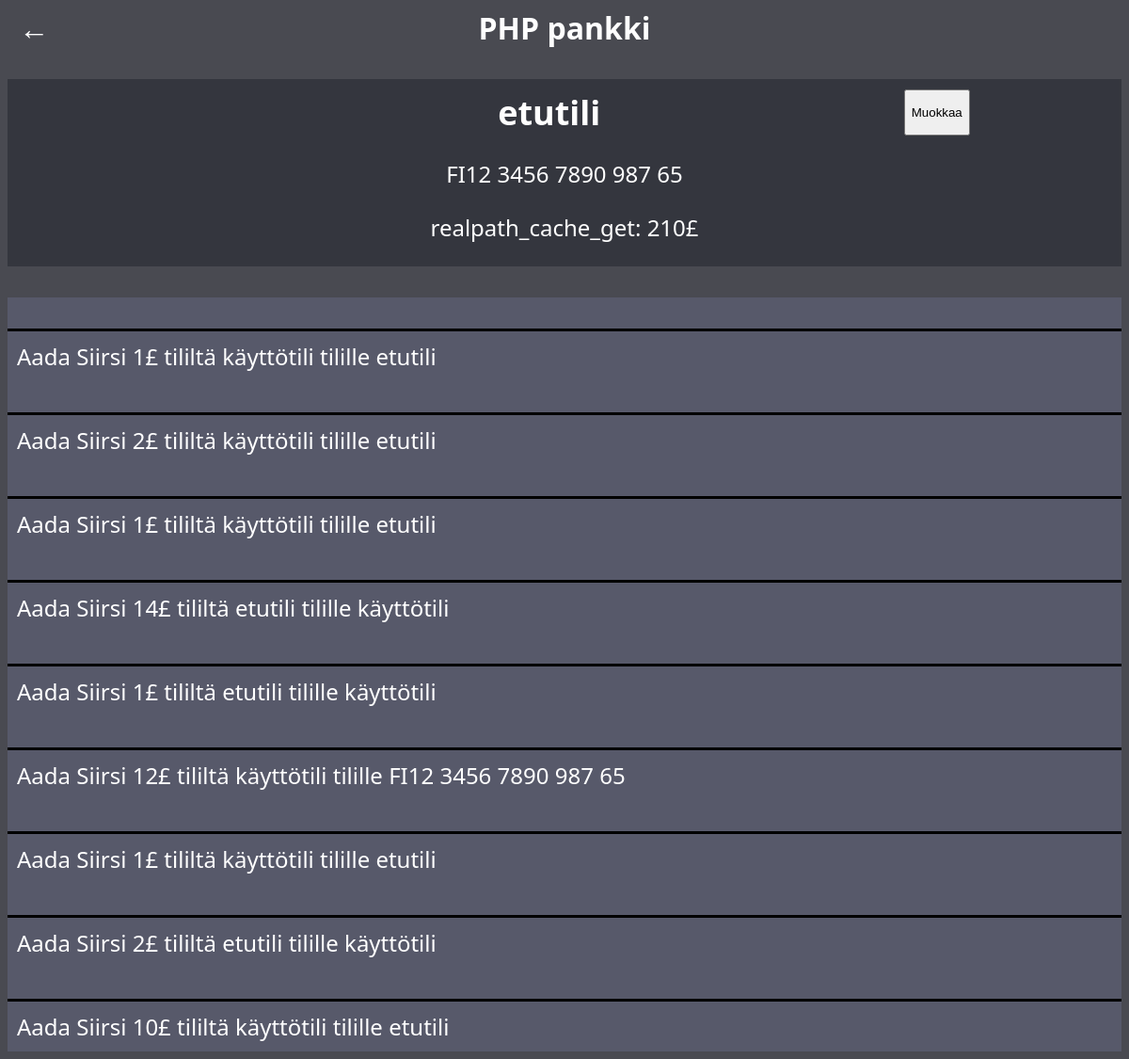
The app's page /sivut/näytä_tili.php?tili_id=2 (signed in) with its own data.
### tables this page shows
CREATE TABLE `tilit` (
  `tili_id` int(11) NOT NULL,
  `tilinimi` varchar(255) NOT NULL,
  `IBAN` varchar(30) NOT NULL,
  `kayttaja_id` int(11) NOT NULL,
  `amount` float NOT NULL
);

CREATE TABLE `tapahtumat` (
  `id` int(11) NOT NULL,
  `amount` int(11) NOT NULL,
  `sender_account_id` int(20) NOT NULL,
  `reciver_account_id` int(20) NOT NULL,
  `information` varchar(255) DEFAULT NULL,
  `date` datetime DEFAULT NULL
);

### sivut/näytä_tili.php (the view, shortened to what this page needs)
<?php
include '../dbyhteys.php';
?>
<!DOCTYPE html>
<html lang="en">
<head>
    <link rel="stylesheet" href="../style.css">
</head>
<body>
    <a class="backarrow" href="index.php" style="position: absolute; left: 20px;">&#8592;</a>
    <a href="index.php">PHP pankki</a>
    <br><br>
    <?php
        $tiliData = $conn->query(
            "SELECT tilinimi, IBAN, amount
            FROM tilit
            WHERE tili_Id = '" . $_GET["tili_id"] . "'
            AND kayttaja_id = '" .$_SESSION["user_id"]. "'"
            )->fetch();
    ?>
    <div id="tilitiedot">
        <div id="tilinimiBox">
            <h2 id="tilinimi"><?php echo $tiliData["tilinimi"] ?></h2>
            <button onClick="$('#tilinimi').attr('contentEditable', 'true').css('color', '#b2f4ff').focus()">Muokkaa</button>
        </div>
        <p><?php echo $tiliData["IBAN"] ?></p>
        <p>realpath_cache_get: <?php echo $tiliData["amount"] ?>£</p>
    </div>
    <br>
    <div id="Tapahtumat">
        <?php
            $tapahtumat = $conn->prepare(
                "SELECT information
                FROM tapahtumat
                WHERE (reciver_account_id = :account_id OR sender_account_id = :account_id)");
                $tapahtumat->execute(["account_id" => $_GET["tili_id"]]);
                $tapahtumat = $tapahtumat->fetchAll();
            if ($tapahtumat) {
                foreach ($tapahtumat as $tapahtuma)
                    echo "<div class='tapahtuma'>" .$tapahtuma["information"]. "</div><br>";
            } else {
                echo "<script>document.getElementById('Tapahtumat_teksti').style.display = 'none';</script>";
            }
        ?>
    </div>
</body>
</html>

### style.css (style rules this page uses)
body { text-align: center; background-color: #494a51; color: #fff; font-size: x-large; font-family: 'Segoe UI', Tahoma, Geneva, Verdana, sans-serif; }
a { color: #fff; text-decoration: none; font-size: xx-large; font-weight: bold; }
#tilitiedot { background: #34363e; padding-block: 1px; }
#Tapahtumat { display: flex; flex-direction: column-reverse; background-color: #57596a; text-align: left; }
.tapahtuma { border-top: solid 3px black; padding: 10px; }
#tilinimiBox { display: flex; padding-top: 10px; justify-content: space-around; }
#tilinimi { margin-block: 0; margin-left: 30vw; }

### records on screen
tilit: tilinimi "etutili", IBAN "FI12 3456 7890 987 65", amount "210"
tapahtumat: information "Aada Siirsi 10£ tililtä käyttötili tilille etutili"
tapahtumat: information "Aada Siirsi 2£ tililtä etutili tilille käyttötili"
tapahtumat: information "Aada Siirsi 1£ tililtä käyttötili tilille etutili"
tapahtumat: information "Aada Siirsi 12£ tililtä käyttötili tilille FI12 3456 7890 987 65"
tapahtumat: information "Aada Siirsi 1£ tililtä etutili tilille käyttötili"
tapahtumat: information "Aada Siirsi 14£ tililtä etutili tilille käyttötili"
tapahtumat: information "Aada Siirsi 1£ tililtä käyttötili tilille etutili"
tapahtumat: information "Aada Siirsi 2£ tililtä käyttötili tilille etutili"
tapahtumat: information "Aada Siirsi 1£ tililtä käyttötili tilille etutili"
